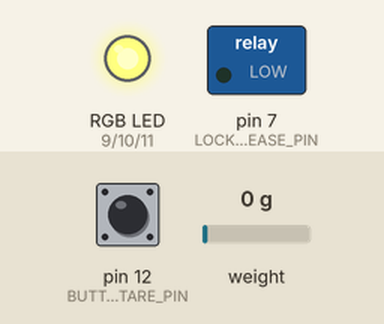
Simulated run of this program. Board: Arduino Uno, built with avr-gcc and run on an emulated ATmega328P. On the bench: switched loads named in the program (green lamp = pin HIGH), an RGB LED mixed from three pins (HIGH = lit). The test bench sets the inputs (shaded band); at power-on: pin 12 (BUTTON_TARE_PIN) LOW, weight on the scale 0 g.

Above: at 1.8 s.
1.9 s: pin 12 (BUTTON_TARE_PIN) pulled HIGH for 0.15 s
At 2.1 s:
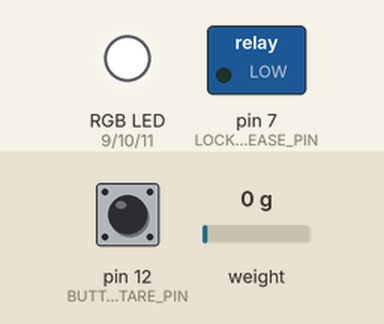
At 2.5 s:
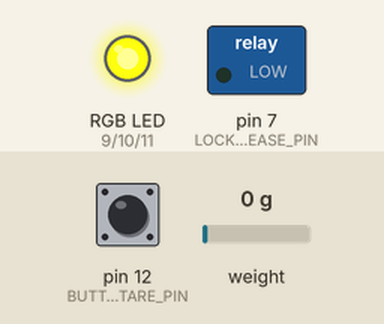
4.9 s: pin 12 (BUTTON_TARE_PIN) pulled HIGH for 3.2 s
At 13.9 s:
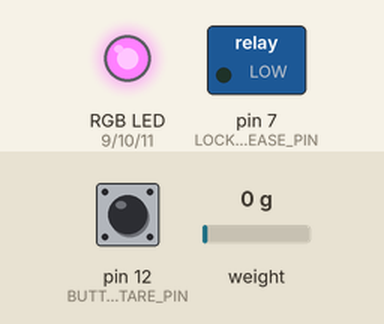
Timing chart, 0 to 22.6 s (numbered marks = the images above; inputs shaded):
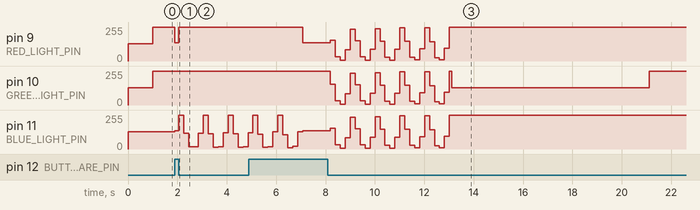

The program:

main.cpp
```cpp
#pragma GCC diagnostic ignored "-Wunused-but-set-variable"

#include <Arduino.h>
#include <stdlib.h>
#include "HX711.h"
#include "protothreads.h"

#include "digital_button.h"
#include "rgb_led.h"
#include "running_numbers.h"
#include "spring_solenoid.h"

const int RED_LIGHT_PIN = 9;
const int GREEN_LIGHT_PIN = 10;
const int BLUE_LIGHT_PIN = 11;

RGBLED led(true, RED_LIGHT_PIN, GREEN_LIGHT_PIN, BLUE_LIGHT_PIN);

const int LOCK_RELEASE_PIN = 7;

SpringSolenoid lock(LOCK_RELEASE_PIN);

HX711 loadcell;

// 1. HX711 circuit wiring
const int LOADCELL_DOUT_PIN = 2;
const int LOADCELL_SCK_PIN = 3;

// 2. Adjustment settings
constexpr float LOADCELL_MAX_KG = 20; // 20kg
constexpr float LOADCELL_DIVIDER = 2010.0F / LOADCELL_MAX_KG;

const double VARIENCE_EQUILIBRIUM_REACHED = 2e-2; // Threshold to determine if weight on scale is not changing.
const double VARIENCE_CURRENTLY_WEIGHING = 5e-1;
const float TOLERANCE = 1.0F;

const int BUTTON_TARE_PIN = 12;
float expected_weight = 0.0;

DigitalButton button(BUTTON_TARE_PIN);

constexpr RGB RED{255, 0, 0};       // Used when the submitted weight is wrong
constexpr RGB GREEN{0, 255, 0};     // Used when the submitted weight is correct and when the scale is ready after setup
constexpr RGB BLUE{0, 0, 255};      // Used when taring occurs
constexpr RGB ORANGE{255, 100, 0};  // Used when measuring a submitted weight value
constexpr RGB VIOLET{238, 0, 238};  // Used when button is pressed (and turns off when released) (exists to show responsiveness)
constexpr RGB WHITE{255, 255, 255}; // Used for idicating the machine is on, when the machine is waiting for a weight submission, and when the scale is measuring the calibrated weight

RunningNumbers<float> weights(5);

#ifdef DEBUG
RunningNumbers<float> calibration_weights(100);
#endif

static bool weighing_completed  = false;

static PT_THREAD(led_gradual_pulse (struct pt *pt, RGBB color = RGBB{ORANGE, 0})) {
    PT_BEGIN(pt);

    #ifdef DEBUG_FADE
    if (!weighing_completed)
        Serial.println("Starting fade");
    #endif
    led.set_color(color);
    static unsigned long start_time = millis();

    while (!weighing_completed) {
        #ifdef DEBUG_FADE
        Serial.println("Step");
        #endif
        constexpr unsigned long cycles = 10; // in ms
        unsigned long current_time = millis();
        unsigned long current_frame = current_time - start_time;
        led.fading_brightness_step(current_frame);
        static unsigned long time_to_wait = (((millis() + cycles) / cycles) * cycles) - current_time;
        PT_SLEEP(pt, time_to_wait);
    }

    #ifdef DEBUG_FADE
    Serial.println("Fading ended");
    #endif
    led.reset_and_apply();
    PT_END(pt);
}

// Based off from HX711::read_average()
inline long read_average_pt(struct pt *led_pt, unsigned int times = 1U, RGBB color = RGBB{ORANGE, 0}) {
    #ifdef DEBUG
    static int c = 0;
    #endif
    long sum = 0;
    for (unsigned int i = 0; i < times; i++) {
        sum += loadcell.read();
        delay(0);
        PT_SCHEDULE(led_gradual_pulse(led_pt, color));
    }
    #ifdef DEBUG
    if (c % 10 == 0) {
        calibration_weights.add(sum / times);
    }
    c++;
    #endif
    return sum / times;
}

static struct pt measure_tare_pt;

static PT_THREAD(measure_tare (struct pt *pt)) {
    constexpr RGBB BLUE_HALF_BRIGHT = RGBB{BLUE, 50};
    static struct pt led_pulse_pt;

    PT_BEGIN(pt);

    weighing_completed = false;

    Serial.println("Calibrating tare weight ...");

    PT_INIT(&led_pulse_pt);
    PT_SCHEDULE(led_gradual_pulse(&led_pulse_pt, BLUE_HALF_BRIGHT));
    #ifdef DEBUG
    static unsigned long start = millis();
    #endif

    Serial.println("Sampling next 50 units ...");

    long avg = read_average_pt(&led_pulse_pt, 50, BLUE_HALF_BRIGHT);
    loadcell.set_offset(avg);

    #ifdef DEBUG
    static unsigned long end = millis();
    Serial.print(avg);
    Serial.print("\t");
    Serial.println(expected_weight);

    Serial.print("Time: ");
    Serial.println(end - start);
    Serial.print("Average tare: ");
    Serial.println(calibration_weights.get_avg());
    Serial.print("Variation: ");
    Serial.println(calibration_weights.get_varience());
    Serial.print("Tare set to: ");
    Serial.println(loadcell.get_offset());
    #endif
    weighing_completed = true;
    PT_WAIT_THREAD(pt, led_gradual_pulse(&led_pulse_pt, BLUE_HALF_BRIGHT));

    PT_END(pt);
}

static PT_THREAD(measure_weight (struct pt *pt)) {
    static struct pt led_pulse_pt;
    static struct pt tare_pt;

    PT_BEGIN(pt);

    button.wait_til(HIGH);

    led.set_color(RGBB{BLUE, 50});
    led.apply();

    button.wait_til(LOW);

    delay(10);

    loadcell.power_up();

    PT_INIT(&tare_pt);
    PT_SCHEDULE(measure_tare(&tare_pt));

    led.set_color(RGBB{WHITE, 50});
    led.apply();

    button.wait_til(HIGH);

    led.set_color(RGBB{ORANGE, 50});
    led.apply();

    button.wait_til(LOW);

    weighing_completed = false;
    PT_INIT(&led_pulse_pt);

    while (true) {
        long avg = read_average_pt(&led_pulse_pt, 10) - loadcell.get_offset();
        weights.add(avg / loadcell.get_scale());

        #ifdef DEBUG
        Serial.print("Average running weight: ");
        Serial.println(weights.get_avg());
        Serial.print("Weight varience: ");
        Serial.println(weights.get_varience());
        #endif

        if (weights.get_varience() > VARIENCE_CURRENTLY_WEIGHING) {
            weighing_completed = false;
        } else if (weights.get_varience() <= VARIENCE_EQUILIBRIUM_REACHED && !weighing_completed) {
            weighing_completed = true;
            PT_SCHEDULE(led_gradual_pulse(&led_pulse_pt)); // clean up LED runtime
            loadcell.power_down();
            #ifdef DEBUG
            Serial.print("Average weight for check: ");
            Serial.println(weights.get_avg());
            #endif

            if (abs(weights.get_avg() - expected_weight) <= TOLERANCE) {
                // CORRECT!
                #ifdef DEBUG
                Serial.println("Correct!");
                #endif
                led.set_color(RGBB{GREEN, 100});
                led.apply();
                delay(500);
                lock.release();
                static unsigned long time_last_pressed = 0;
                constexpr unsigned long SOLENOID_RELEASE_RATELIMIT = 3000; // 3000 ms
                delay(SOLENOID_RELEASE_RATELIMIT);
                while (true) {
                    if (millis() - time_last_pressed >= SOLENOID_RELEASE_RATELIMIT) { // Rate limit it to prevent solenoid from burning out :)
                        // Allow for the button to release the payload once the box has been unlocked once
                        button.wait_til(LOW); // Wait for button to be released
                        button.wait_til(HIGH); // If button pressed, release solenoid
                        time_last_pressed = millis();
                        lock.release();
                    }
                }
            } else {
                // INCORRECT!
                #ifdef DEBUG
                Serial.println("Incorrect!");
                #endif
                for (int i = 0; i < 3; i++) {
                    led.set_color(RGBB{RED, 100});
                    led.apply();
                    delay(1000);
                    led.reset_and_apply();
                    delay(1000);
                }
                PT_EXIT(pt);
            }
        }
    }

    led.reset_and_apply();
    PT_END(pt);
}

void setup() {
    #ifdef DEBUG
    Serial.begin(9600);
    #endif
    PT_INIT(&measure_tare_pt);

    loadcell.begin(LOADCELL_DOUT_PIN, LOADCELL_SCK_PIN);
    loadcell.set_scale(LOADCELL_DIVIDER);

    // Change LED to indicate the scale is powered on
    led.set_color(RGBB{WHITE, 50}); // turn LED white
    led.apply();
    delay(1000);

    led.set_color(RGBB{BLUE, 50});
    led.apply();

    #ifdef DEBUG
    Serial.println("Waiting for signal to tare ...");
    #endif

    button.wait_til(HIGH);

    led.set_color(RGBB{VIOLET, 50});
    led.apply();

    button.wait_til(LOW); // must release the button

    PT_SCHEDULE(measure_tare(&measure_tare_pt));

    #ifdef DEBUG
    Serial.println("Taring done!");
    #endif

    led.set_color(RGBB{ORANGE, 50});
    led.apply();

    #ifdef DEBUG
    Serial.println("Waiting for signal to measure correct weight value ...");
    #endif

    button.wait_til(HIGH);

    led.set_color(RGBB{VIOLET, 50});
    led.apply();

    button.wait_til(LOW); // must release the button

    #ifdef DEBUG
    Serial.println("Measuring ...");
    #endif

    // Call the protothread routine to measure the tare weight
    // This should also make the LED gradually pulse blue every 1 second or so
    static struct pt led_pt;
    PT_INIT(&led_pt);
    constexpr RGBB WHITE_FADE = RGBB{WHITE, 0};

    weighing_completed = false;
    long weight_raw = read_average_pt(&led_pt, 50, WHITE_FADE);

    weighing_completed = true;
    PT_SCHEDULE(led_gradual_pulse(&led_pt, WHITE_FADE));

    expected_weight = (weight_raw - loadcell.get_offset()) / loadcell.get_scale();
    // Set the LED color to green to signal it is done calibraing
    led.set_color(RGBB{GREEN, 50});
    led.apply();

    #ifdef DEBUG
    Serial.println("Done calibrating!");
    Serial.print("Expected weight:\t");
    Serial.println(expected_weight);
    #endif
    delay(3000); // Wait 3 seconds to allow for weights to be taken off the scale

    // Fill up running average
    for (size_t i = 0; i < weights.get_max_elements(); i++) {
        long avg = loadcell.get_units(10);
        weights.add(avg);
    }
    // Once LED is off, the scale is operational
    led.reset_and_apply();
    loadcell.power_down();
    #ifdef DEBUG
    Serial.println("Ready and actively waiting for correct weights!");
    #endif
}

void loop() {
    static struct pt measure_pt;
    PT_INIT(&measure_pt);
    measure_weight(&measure_pt);
}
```

digital_button.h
```cpp
#pragma once

class DigitalButton {
    private:
        int pin;
    public:
        DigitalButton(int pin_in);

        /**
         * Waits and spins until input to pin changes to signal
         *
         * @param signal is for HIGH or LOW
         */
        void wait_til(bool signal);
};
```

rgb_led.h
```cpp
#pragma once

typedef struct {
    unsigned char r;
    unsigned char g;
    unsigned char b;
} RGB;

typedef struct {
    RGB rgb;
    unsigned char brightness;
} RGBB;

constexpr unsigned char MAX_BRIGHTNESS = 100;

/**
 * RGB driver to control brightness and color.
 *
 * Will be updated in cycles and will can follow a function.
 *
 * Will be used in proto-threads to allow for simutaneous processing.
*/
class RGBLED {
    private:
        const bool IS_ANODE_LED;
        const int RED_LIGHT_PIN;
        const int GREEN_LIGHT_PIN;
        const int BLUE_LIGHT_PIN;

        unsigned char r;
        unsigned char g;
        unsigned char b;
        unsigned char brightness; // [0-100] and is multiplied to the corresponding (r,g,b) values

        inline unsigned char brightness_correction(unsigned char);
    public:
        RGBLED(bool is_anode, int red_pin, int green_pin, int blue_pin);

        // Resets the color and brightness of the LED to 0
        void reset();

        // Resets the color and brightness and updates the LED
        void reset_and_apply();

        // Updates the color and brightness
        void set_color(RGBB color);

        // Updates only the brightness
        void set_brightness(unsigned char brightness);

        // Changes the brightness based off a sinusoidal graph. Updates the LED after each step.
        // Each step is equivalent to a "frame" on what is displayed on the LED
        void fading_brightness_step(unsigned long steps);

        // The update function to update the LED based off the current color and brightness values
        void apply();
};
```

running_numbers.h
```cpp
#pragma once

#include <math.h>
#include <stddef.h>

template<class T>
class RunningNumbers {
    private:
        T *avgs;
        size_t curr_idx;
        size_t valid_elements;
        size_t max_elements;
    public:
        RunningNumbers(size_t max_elements) : curr_idx(0), valid_elements(0), max_elements(max_elements) {
            avgs = new T[this->max_elements];

            for (size_t i = 0; i < this->max_elements; i++) {
                avgs[i] = 0;
            }
        }

        ~RunningNumbers() {
            delete[] avgs;
        }

        void add(T elem) {
            avgs[curr_idx] = elem;
            if (valid_elements < max_elements) valid_elements++;
            curr_idx = (curr_idx + 1) % max_elements;
        }

        T get_avg() {
            T total = 0;
            for (size_t i = 0; i < valid_elements; i++) {
                total += avgs[i];
            }

            return total / valid_elements;
        }

        double get_varience() {
            T avg = get_avg();
            double avg_diff_sum = 0;
            for (size_t i = 0; i < valid_elements; i++) {
                avg_diff_sum += pow(avgs[i] - avg, 2);
            }

            return avg_diff_sum / valid_elements;
        }

        size_t get_max_elements() {
            return max_elements;
        }

        bool is_within_tolerance(float expected, float tolerance) {
            float avg = get_avg();
            return abs(avg - expected) <= tolerance;
        }
};
```

spring_solenoid.h
```cpp
#pragma once

/**
 * I am using a 12v cabinet spring lock to release the container with the token:
 * https://shop.escaperoomtechs.com/products/cabinet-magnetic-spring-lock-kit
 *
 * As mentioned by their documentation, the solenoid is naturally in a locked state, so without
 * power applied to it, it stays locked. The solenoid should also only be powered on for no more
 * than 100 ms, otherwise there is a risk of it heating up and it getting damaged.
 *
 * The solenoid is hooked up to a circuit as shown here:
 * https://www.dropbox.com/s/wffsfemuwiaew9q/Schematic%20R1.pdf
 */
class SpringSolenoid {
    private:
        int pin_out;
    public:
        SpringSolenoid(int pin_out);

        void release();
};
```

digital_button.cpp
```cpp
#include "digital_button.h"
#include <Arduino.h>

DigitalButton::DigitalButton(int pin_in) : pin(pin_in) {
    pinMode(pin, INPUT);
}

void DigitalButton::wait_til(bool signal) {
    while (digitalRead(pin) != signal) {}
}
```

rgb_led.cpp
```cpp
#include "rgb_led.h"

#include <Arduino.h>
#include <math.h>

inline unsigned char anode_led_value_fix(unsigned char val, bool is_anode) {
    return (is_anode) ? (255 - val) : val;
}

RGBLED::RGBLED(bool is_anode, int red_pin, int green_pin, int blue_pin) :
        IS_ANODE_LED(is_anode), RED_LIGHT_PIN(red_pin), GREEN_LIGHT_PIN(green_pin),
        BLUE_LIGHT_PIN(blue_pin) {
    pinMode(RED_LIGHT_PIN, OUTPUT);
    pinMode(GREEN_LIGHT_PIN, OUTPUT);
    pinMode(BLUE_LIGHT_PIN, OUTPUT);
}

inline unsigned char RGBLED::brightness_correction(unsigned char val) {
    return val * ((double) brightness / MAX_BRIGHTNESS);
}

void RGBLED::reset() {
    r = 0;
    g = 0;
    b = 0;
    brightness = MAX_BRIGHTNESS;
}

void RGBLED::reset_and_apply() {
    reset();
    apply();
}

void RGBLED::set_color(RGBB color) {
    r = color.rgb.r;
    g = color.rgb.g;
    b = color.rgb.b;
    brightness = min(color.brightness, MAX_BRIGHTNESS);
}

void RGBLED::set_brightness(unsigned char brightness) {
    this->brightness = min(brightness, MAX_BRIGHTNESS);
}

void RGBLED::apply() {
    analogWrite(RED_LIGHT_PIN, anode_led_value_fix(brightness_correction(r), IS_ANODE_LED));
    analogWrite(GREEN_LIGHT_PIN, anode_led_value_fix(brightness_correction(g), IS_ANODE_LED));
    analogWrite(BLUE_LIGHT_PIN, anode_led_value_fix(brightness_correction(b), IS_ANODE_LED));
}

void RGBLED::fading_brightness_step(unsigned long step_num) {
    constexpr long PERIOD_LEN = 1000; // 1ms per step, so period = a second
    constexpr long YOFFSET = 10;
    brightness = min(max(0, (MAX_BRIGHTNESS + YOFFSET) * abs(sin((double)(step_num) * M_PI / PERIOD_LEN)) - YOFFSET), MAX_BRIGHTNESS);
    apply();
}
```

spring_solenoid.cpp
```cpp
#include "spring_solenoid.h"

#include <Arduino.h>

SpringSolenoid::SpringSolenoid(int pin_out) : pin_out(pin_out) {
    pinMode(pin_out, OUTPUT);
}

void SpringSolenoid::release() {
    digitalWrite(pin_out, HIGH);
    delay(100); // The maximum delay the solenoid should be on for is 100ms
    digitalWrite(pin_out, LOW);
}
```
